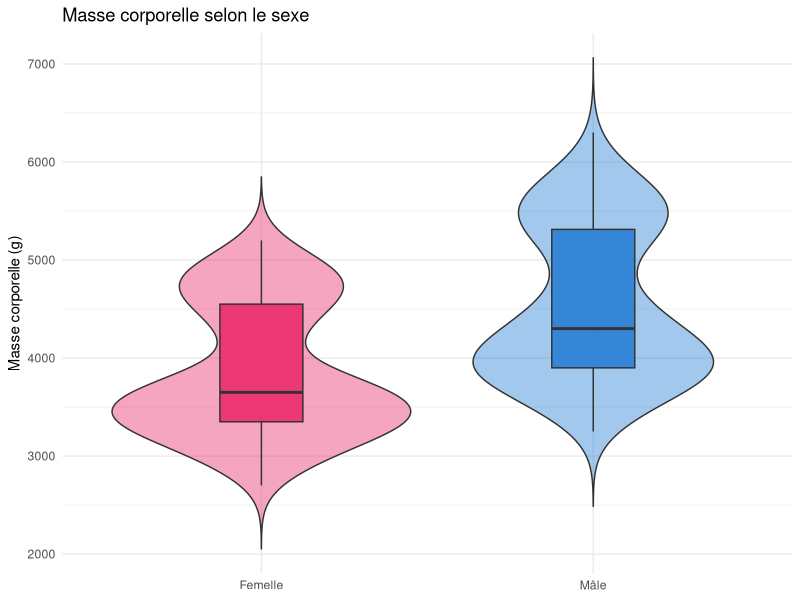
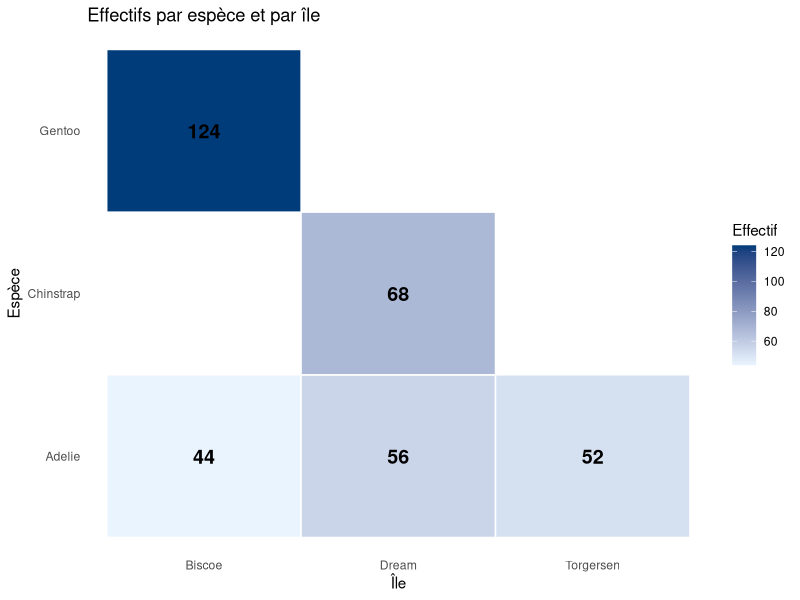
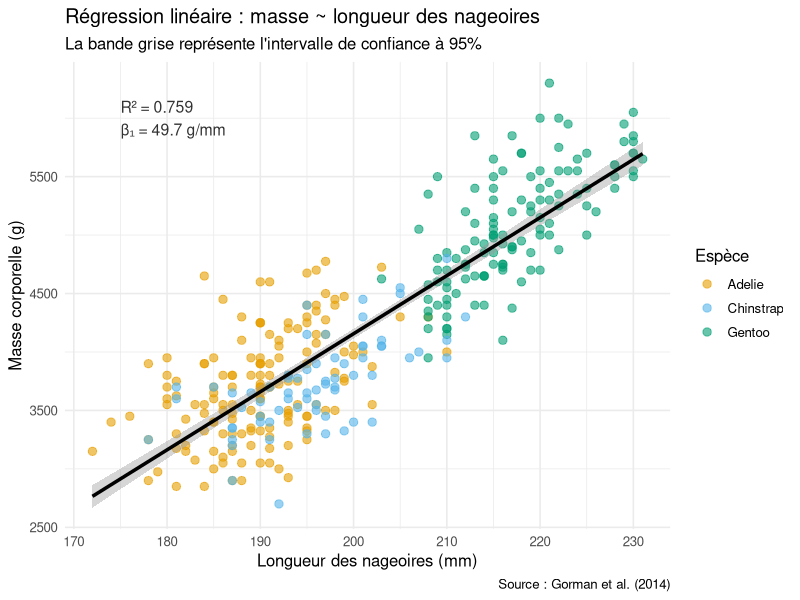
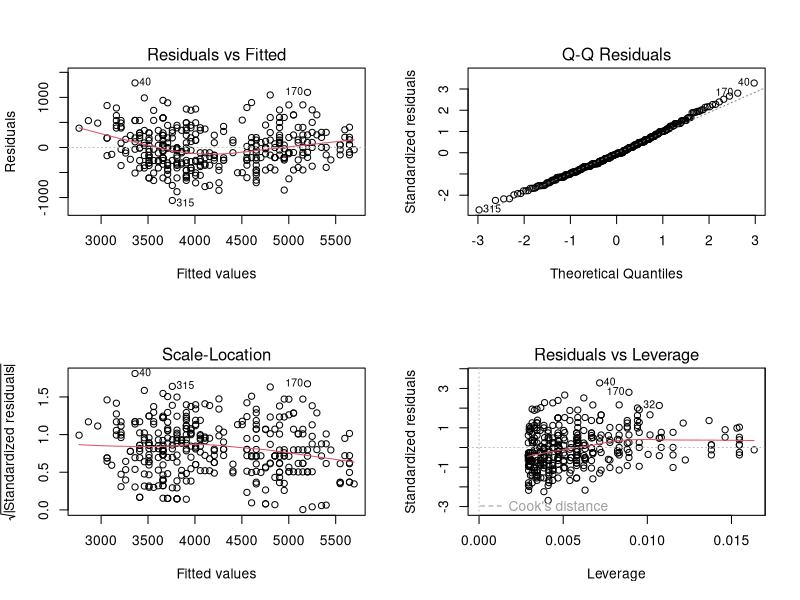
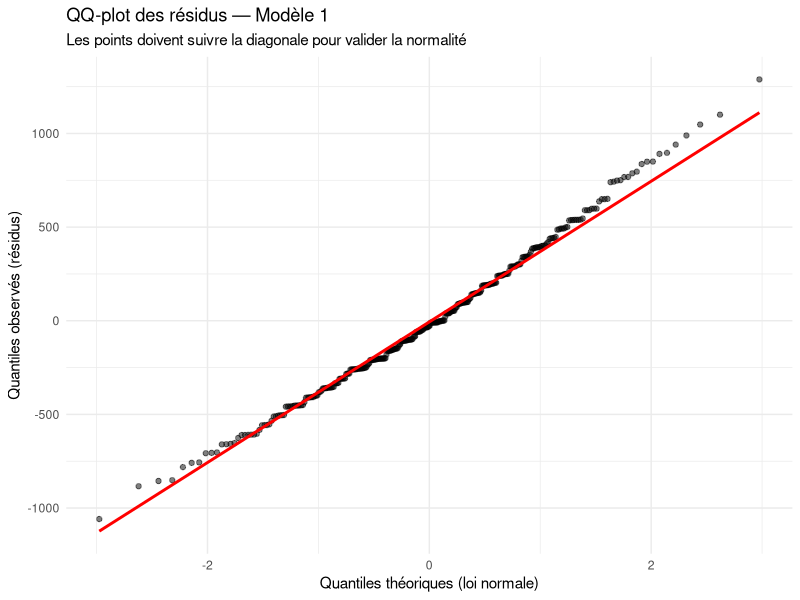

Reproduce these figures in R, in order.
## ---- chunk 1
library(tidyverse)
library(palmerpenguins)
library(broom)
## ---- chunk 2
# Préparer les données
penguins_mf <- penguins |>
  drop_na(sex, body_mass_g)

# Résumé par sexe (pour visualiser la différence avant de tester)
penguins_mf |>
  group_by(sex) |>
  summarise(
    n       = n(),
    moy     = round(mean(body_mass_g), 0),
    med     = median(body_mass_g),
    sd      = round(sd(body_mass_g), 0),
    .groups = "drop"
  )
## ---- chunk 3
# Visualiser avant de tester !
penguins_mf |>
  mutate(sex_fr = recode(sex, "male" = "Mâle", "female" = "Femelle")) |>
  ggplot(aes(x = sex_fr, y = body_mass_g, fill = sex_fr)) +
  geom_violin(alpha = 0.4, trim = FALSE) +
  geom_boxplot(width = 0.25, alpha = 0.8) +
  scale_fill_manual(values = c("Femelle" = "#e91e63", "Mâle" = "#1976d2")) +
  labs(title = "Masse corporelle selon le sexe",
       x = NULL, y = "Masse corporelle (g)") +
  theme_minimal() +
  theme(legend.position = "none")
## ---- chunk 4
# Réaliser le test t de Welch (ne suppose pas l'égalité des variances)
resultat_t <- t.test(
  body_mass_g ~ sex,
  data      = penguins_mf,
  var.equal = FALSE,    # Test de Welch (recommandé en général)
  alternative = "two.sided"   # Test bilatéral : on ne suppose pas la direction
)

resultat_t
## ---- chunk 5
# Présentation synthétique avec broom
tidy(resultat_t)
## ---- chunk 6
# Calcul de la taille d'effet (Cohen's d)
# |d| < 0.2 : négligeable, 0.2-0.5 : petit, 0.5-0.8 : moyen, > 0.8 : grand
moy_f  <- mean(penguins_mf$body_mass_g[penguins_mf$sex == "female"])
moy_m  <- mean(penguins_mf$body_mass_g[penguins_mf$sex == "male"])
sd_pool <- sd(penguins_mf$body_mass_g)
d_cohen <- (moy_m - moy_f) / sd_pool
round(d_cohen, 2)   # > 0.8 → effet de grande taille
## ---- chunk 7
# Test de Wilcoxon-Mann-Whitney
wilcox.test(body_mass_g ~ sex, data = penguins_mf)
## ---- chunk 8
# Question : l'espèce de manchot est-elle associée à l'île d'observation ?
# (On s'attend à oui, car certaines espèces sont endémiques d'une île)

tableau <- table(penguins$species, penguins$island)
tableau
## ---- chunk 9
# Test du Khi²
chi2 <- chisq.test(tableau)
chi2
## ---- chunk 10
# Résidus standardisés : voir quelles cellules contribuent le plus au Khi²
# Valeur > 2 ou < -2 : contribution significative
round(chi2$residuals, 2)
## ---- chunk 11
# Visualisation du tableau croisé
penguins |>
  count(species, island) |>
  ggplot(aes(x = island, y = species, fill = n)) +
  geom_tile(color = "white", linewidth = 0.5) +
  geom_text(aes(label = n), size = 5, fontface = "bold") +
  scale_fill_gradient(low = "#eaf4ff", high = "#003b7a") +
  labs(title = "Effectifs par espèce et par île",
       x = "Île", y = "Espèce", fill = "Effectif") +
  theme_minimal() +
  theme(panel.grid = element_blank())
## ---- chunk 12
# Corrélation longueur des nageoires ~ masse corporelle
cor_test <- cor.test(
  penguins$flipper_length_mm,
  penguins$body_mass_g,
  method = "pearson",
  use    = "complete.obs"
)
cor_test
tidy(cor_test)
## ---- chunk 13
# Corrélation de Spearman (non paramétrique — sur les rangs)
# À utiliser si la relation n'est pas linéaire ou si distribution très asymétrique
cor.test(
  penguins$flipper_length_mm,
  penguins$body_mass_g,
  method = "spearman",
  use    = "complete.obs"
)
## ---- chunk 14
# Modèle : masse ~ longueur des nageoires
modele1 <- lm(
  body_mass_g ~ flipper_length_mm,    # formule : Y ~ X
  data = penguins
)

# Résumé complet du modèle
summary(modele1)
## ---- chunk 15
# Présentation propre avec broom
tidy(modele1, conf.int = TRUE) |>
  mutate(across(where(is.numeric), ~ round(.x, 3)))
## ---- chunk 16
# Performance globale du modèle
glance(modele1)
## ---- chunk 17
# Visualiser le modèle
penguins |>
  drop_na(flipper_length_mm, body_mass_g) |>
  ggplot(aes(x = flipper_length_mm, y = body_mass_g)) +
  geom_point(aes(color = species), alpha = 0.6, size = 2.5) +
  geom_smooth(method = "lm", color = "black", se = TRUE,
              linewidth = 1.2) +
  scale_color_manual(values = c("#E69F00", "#56B4E9", "#009E73")) +
  annotate("text", x = 175, y = 6000,
           label = paste0("R² = ", round(summary(modele1)$r.squared, 3),
                          "\nβ₁ = ", round(coef(modele1)[2], 1), " g/mm"),
           hjust = 0, size = 4, color = "grey20") +
  labs(
    title    = "Régression linéaire : masse ~ longueur des nageoires",
    subtitle = "La bande grise représente l'intervalle de confiance à 95%",
    x        = "Longueur des nageoires (mm)",
    y        = "Masse corporelle (g)",
    color    = "Espèce",
    caption  = "Source : Gorman et al. (2014)"
  ) +
  theme_minimal(base_size = 12)
## ---- chunk 18
# Modèle 2 : masse ~ nageoires + longueur bec + espèce
modele2 <- lm(
  body_mass_g ~ flipper_length_mm + bill_length_mm + species,
  data = penguins
)

tidy(modele2, conf.int = TRUE)
## ---- chunk 19
# Comparaison des deux modèles
bind_rows(
  glance(modele1) |> mutate(modele = "Modèle 1 : nageoires seulement"),
  glance(modele2) |> mutate(modele = "Modèle 2 : nageoires + bec + espèce")
) |>
  select(modele, r.squared, adj.r.squared, AIC, sigma) |>
  mutate(across(where(is.numeric), ~ round(.x, 3)))
## ---- chunk 20
# Graphiques de diagnostic automatiques (4 graphiques)
par(mfrow = c(2, 2))   # Diviser la fenêtre en 2×2
plot(modele1)
## ---- chunk 21
# QQ-plot avec ggplot2
augment(modele1) |>
  ggplot(aes(sample = .resid)) +
  stat_qq(alpha = 0.5) +
  stat_qq_line(color = "red", linewidth = 1) +
  labs(
    title    = "QQ-plot des résidus — Modèle 1",
    subtitle = "Les points doivent suivre la diagonale pour valider la normalité",
    x        = "Quantiles théoriques (loi normale)",
    y        = "Quantiles observés (résidus)"
  ) +
  theme_minimal()
## ---- chunk 22
# Test formel de normalité des résidus (Shapiro-Wilk)
# H₀ : les résidus suivent une loi normale
shapiro.test(residuals(modele1))
# p > 0.05 → on ne rejette pas la normalité
